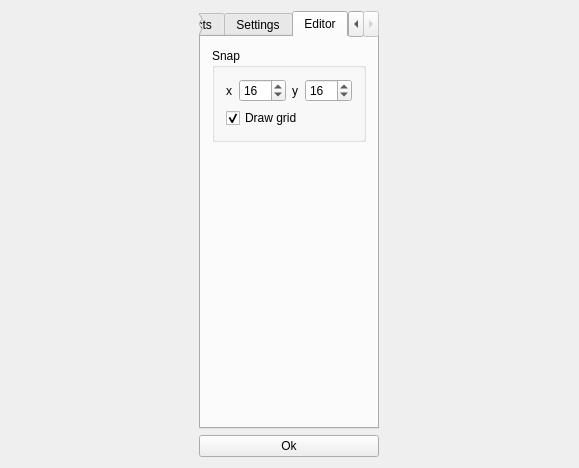
<?xml version="1.0" encoding="UTF-8"?>
<ui version="4.0">
 <class>SceneWindow</class>
 <widget class="QDialog" name="SceneWindow">
  <property name="geometry">
   <rect>
    <x>0</x>
    <y>0</y>
    <width>579</width>
    <height>468</height>
   </rect>
  </property>
  <property name="minimumSize">
   <size>
    <width>0</width>
    <height>300</height>
   </size>
  </property>
  <property name="maximumSize">
   <size>
    <width>16777215</width>
    <height>16777215</height>
   </size>
  </property>
  <property name="windowTitle">
   <string>SceneWindow</string>
  </property>
  <property name="locale">
   <locale language="English" country="UnitedStates"/>
  </property>
  <layout class="QHBoxLayout" name="horizontalLayout_4">
   <item>
    <layout class="QVBoxLayout" name="verticalLayout">
     <item>
      <layout class="QHBoxLayout" name="horizontalLayout">
       <item>
        <widget class="QTabWidget" name="resourcesWidget">
         <property name="maximumSize">
          <size>
           <width>180</width>
           <height>16777215</height>
          </size>
         </property>
         <property name="locale">
          <locale language="English" country="UnitedStates"/>
         </property>
         <property name="currentIndex">
          <number>2</number>
         </property>
         <widget class="QWidget" name="ObjectsTab">
          <attribute name="title">
           <string>Objects</string>
          </attribute>
          <layout class="QHBoxLayout" name="horizontalLayout_2">
           <item>
            <widget class="QListWidget" name="objectList"/>
           </item>
          </layout>
         </widget>
         <widget class="QWidget" name="SettingsTab">
          <attribute name="title">
           <string>Settings</string>
          </attribute>
          <layout class="QGridLayout" name="gridLayout">
           <item row="3" column="0">
            <spacer name="verticalSpacer">
             <property name="orientation">
              <enum>Qt::Vertical</enum>
             </property>
             <property name="sizeHint" stdset="0">
              <size>
               <width>20</width>
               <height>40</height>
              </size>
             </property>
            </spacer>
           </item>
           <item row="1" column="0">
            <widget class="QLabel" name="bgColorLabel">
             <property name="text">
              <string>Bg color:</string>
             </property>
            </widget>
           </item>
           <item row="0" column="0">
            <layout class="QHBoxLayout" name="horizontalLayout_3">
             <item>
              <widget class="QLabel" name="nameLabel">
               <property name="text">
                <string>Name:</string>
               </property>
              </widget>
             </item>
            </layout>
           </item>
           <item row="1" column="1">
            <widget class="QPushButton" name="bgColorButton">
             <property name="text">
              <string/>
             </property>
            </widget>
           </item>
           <item row="0" column="1">
            <widget class="QLineEdit" name="nameEdit"/>
           </item>
          </layout>
         </widget>
         <widget class="QWidget" name="EditorTab">
          <attribute name="title">
           <string>Editor</string>
          </attribute>
          <layout class="QVBoxLayout" name="verticalLayout_3">
           <item>
            <widget class="QGroupBox" name="groupBox">
             <property name="title">
              <string>Snap</string>
             </property>
             <layout class="QVBoxLayout" name="verticalLayout_4">
              <item>
               <layout class="QHBoxLayout" name="horizontalLayout_5">
                <item>
                 <widget class="QLabel" name="xLabel">
                  <property name="text">
                   <string>x</string>
                  </property>
                 </widget>
                </item>
                <item>
                 <widget class="QSpinBox" name="snapXBox">
                  <property name="minimum">
                   <number>1</number>
                  </property>
                  <property name="maximum">
                   <number>999</number>
                  </property>
                  <property name="value">
                   <number>16</number>
                  </property>
                 </widget>
                </item>
                <item>
                 <widget class="QLabel" name="yLabel">
                  <property name="text">
                   <string>y</string>
                  </property>
                 </widget>
                </item>
                <item>
                 <widget class="QSpinBox" name="snapYBox">
                  <property name="minimum">
                   <number>1</number>
                  </property>
                  <property name="maximum">
                   <number>999</number>
                  </property>
                  <property name="value">
                   <number>16</number>
                  </property>
                 </widget>
                </item>
               </layout>
              </item>
              <item>
               <widget class="QCheckBox" name="drawGrid">
                <property name="text">
                 <string>Draw grid</string>
                </property>
                <property name="checked">
                 <bool>true</bool>
                </property>
               </widget>
              </item>
             </layout>
            </widget>
           </item>
           <item>
            <spacer name="verticalSpacer_2">
             <property name="orientation">
              <enum>Qt::Vertical</enum>
             </property>
             <property name="sizeHint" stdset="0">
              <size>
               <width>20</width>
               <height>205</height>
              </size>
             </property>
            </spacer>
           </item>
          </layout>
         </widget>
        </widget>
       </item>
      </layout>
     </item>
     <item>
      <widget class="QPushButton" name="okButton">
       <property name="text">
        <string>Ok</string>
       </property>
      </widget>
     </item>
    </layout>
   </item>
  </layout>
  <widget class="QToolBar" name="mainToolBar">
   <property name="geometry">
    <rect>
     <x>0</x>
     <y>0</y>
     <width>4</width>
     <height>12</height>
    </rect>
   </property>
  </widget>
 </widget>
 <layoutdefault spacing="6" margin="11"/>
 <resources>
  <include location="Resources.qrc"/>
 </resources>
 <connections/>
</ui>
